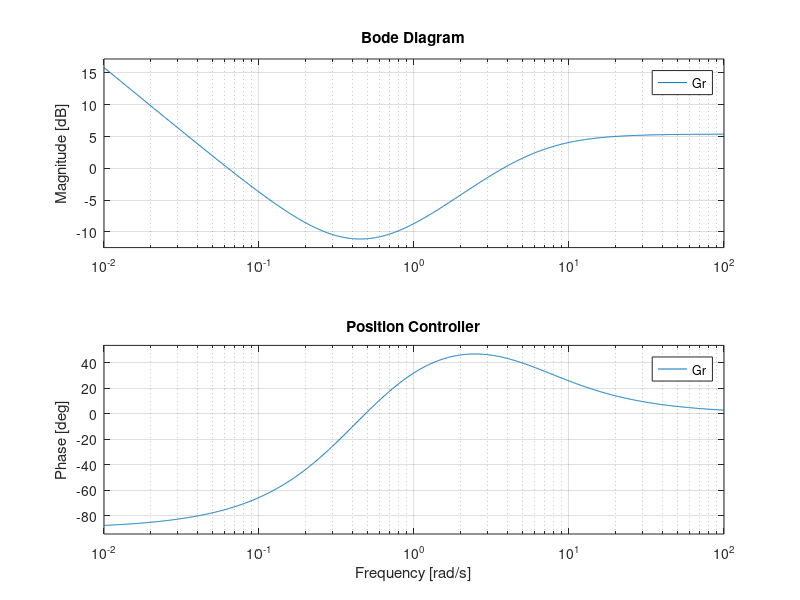
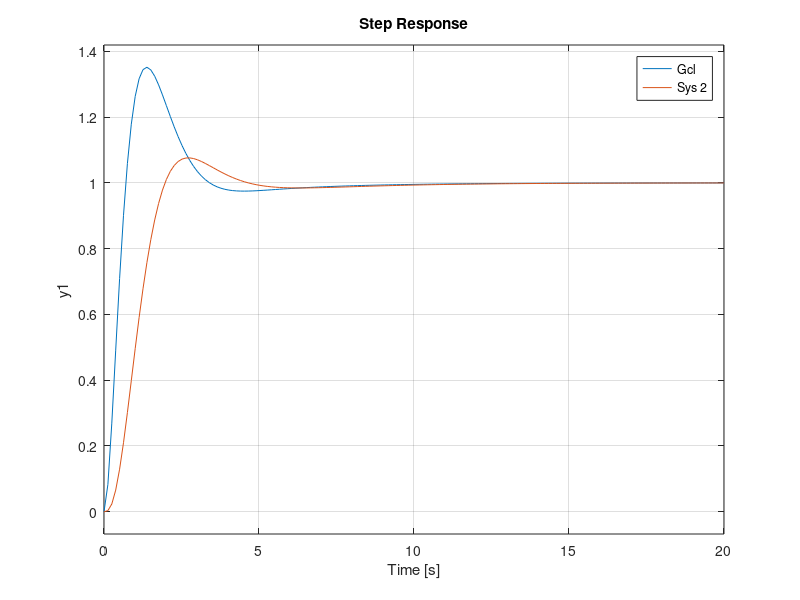

MATLAB code for these plots, in order:
clc, clear variables
%% Parameters and model

k = 15.37;   % force constant (N/A)
r = 0.445;   % radius between coils and pivot (m)
l = 0.04;    % distance to com (m)
J = 0.213;   % inertia beam (kgm^3)
m = 2.744;   % mass beam (kg)
g = 9.81;    % gravity (m/s^2)
i_max = 0.4; % max desired current (A)

% model plant: angle -> ball position
G = tf(5*g, [7 0 0]);


%% Ball position controller

% Cx = Cx_4
s = tf('s');
Gr = 37.186 / 20 *(s+0.4)*(s+0.5) / ( s*(s+6) ) % no roll-off filter
% Gr = 37.186*(s+0.4)*(s+0.5) / ( s*(s+6)*(s+20) )

figure(1)
bode(Gr), grid on
title('Position Controller')
legend('Location', 'best')

%% Setpoint filter of ball position

Gcl = feedback(Gr * G, 1);

Tf = 1.0;
F = tf(1, [Tf, 1]); % 1 / (Tf*s + 1)

figure(2)
step(Gcl, F * Gcl), grid on


%% Static (steady-state) kalman filter

Ts = 2e-3;

% 5*g * u = 7 * ddx
A = [[0 1]; [0 0]];
B = [0; 5/7*g];
C = [1 0];
% D = 0;

% euler discretization, could also be zoh
A = eye(size(A)) + Ts * A;
B = Ts * B;

% % zoh
% M = expm([A, B; zeros(1,3)] * Ts);
% A = M(1:2,1:2);
% B = M(1:2,3);

% static kalman-filter
R = 0.1 / Ts; % tune here
% Q = B * B.' * 1 * Ts;
Q = diag([1 0.01]);
H = dlqr(A.', C.', Q, R).';

% extend with disturbance input
Ae = [[A, B]; [0, 0, 1]];
Be = [B; 0];
Ce = [C, 0];

% static kalman-filter for with input disturbance estimator
Qe = Q;
Qe(3,3) = 1e-2; % you need to add the penalty for the disturbance extra!
He = dlqr(Ae.', Ce.', Qe, R).';

% position sensor runs 20-times slower
Ts_pos = 20 * Ts;

G_DT1 = c2d(tf([1 0], [1/(2*pi*1) 1]), Ts, 'tustin');

% - you can also formulate output disturbances
% - you can also formulate the disturbance dynamics not as integrator but
%   as a lowpass type, this sometimes helps with observability
